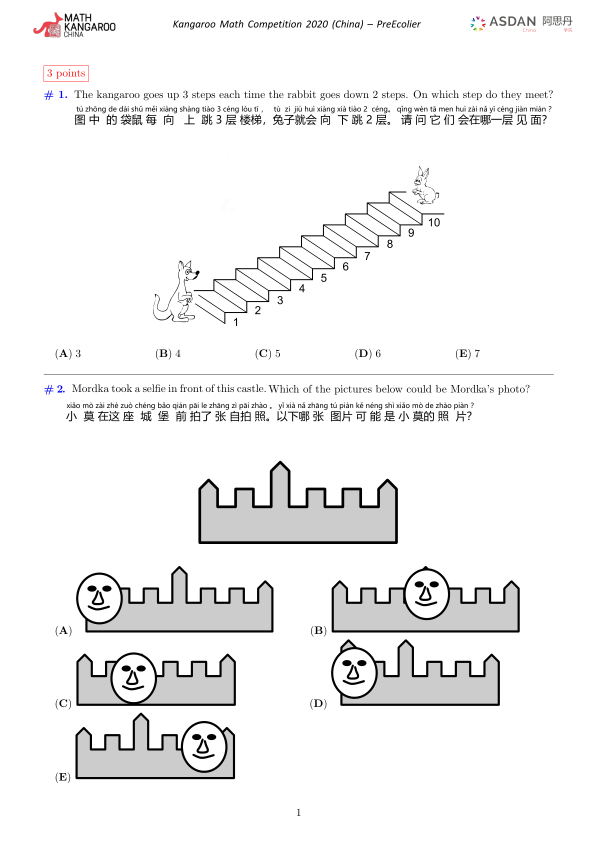
#> input picture A-2020/assets/page_01.png, 1191 x 1684 px (shown at 1/2 size)
$ python _crop_all.py
#> lines starting #> are read from the running program, lines starting #| are printed output that depends on the picture
# -*- coding: utf-8 -*-
"""
Crop Math Kangaroo 2020 Level A (PreEcolier) figure assets from rendered pages.

Source pages: assets/page_01.png … page_12.png at 1191×1684 px
(China bilingual paper). Bounding boxes are (left, top, right, bottom)
in page pixel coordinates.

Page → question map (refined from renders):
  p01: Q1 stairs, Q2 castle selfie
  p02: Q3 kangaroo pieces, Q4 toys
  p03: Q5 hole cards, Q6 grey cubes
  p04: Q7 shape boxes (figure options), Q8 braid
  p05: Q9 tile pattern
  p06: Q10 village map, Q11 polycubes
  p07: Q12 flowers, Q13 shaded grids
  p08: Q14 colored squares, Q15 flip card
  p09: Q16 cookies (text), Q17 cards + board
  p10: Q18 trains, Q19 honeycomb
  p11: Q20 height arrows, Q21 fruit (text), Q22 cross (+ options)
  p12: Q23 numbered cube, Q24 sweets (text)
"""
from __future__ import annotations

import os
from pathlib import Path

from PIL import Image

ROOT = Path(__file__).resolve().parent
PAGE_W, PAGE_H = 1191, 1684

# ---------------------------------------------------------------------------
# Crops: name -> (page_index_1based, bbox)
# Each question gets at least qN_stem + qN_options.
# Optional extras: pieces / cards / tiles where useful.
# ---------------------------------------------------------------------------
CROPS: dict[str, tuple[int, tuple[int, int, int, int]]] = {
    # ----- Q1 stairs (text options) -----
    "q1_stem.png": (1, (250, 370, 920, 670)),  # kangaroo + 10 steps + rabbit
    "q1_options.png": (1, (95, 685, 900, 735)),
    # ----- Q2 castle selfie -----
    "q2_stem.png": (1, (375, 925, 810, 1100)),
    "q2_options.png": (1, (95, 1120, 1060, 1585)),
    # ----- Q3 kangaroo pieces -----
    "q3_stem.png": (2, (455, 310, 740, 670)),
    "q3_options.png": (2, (95, 680, 1070, 845)),
    "q3_piece1.png": (2, (463, 316, 597, 490)),
    "q3_piece2.png": (2, (597, 316, 732, 490)),
    "q3_piece3.png": (2, (463, 490, 597, 663)),
    "q3_piece4.png": (2, (597, 490, 732, 663)),
    # ----- Q4 repeating toys -----
    "q4_stem.png": (2, (105, 1135, 1090, 1220)),
    "q4_options.png": (2, (95, 1230, 870, 1475)),
    # ----- Q5 cards with holes -----
    "q5_stem.png": (3, (370, 320, 810, 490)),
    "q5_options.png": (3, (95, 520, 820, 975)),
    "q5_card_A.png": (3, (385, 336, 525, 490)),  # holes card (+ label A)
    "q5_card_B.png": (3, (640, 336, 800, 490)),  # stars card (+ label B)
    # ----- Q6 cube structure (text options) -----
    "q6_stem.png": (3, (455, 1240, 740, 1450)),
    "q6_options.png": (3, (100, 1485, 970, 1520)),
    # ----- Q7 shape boxes (figure-only options; stem = full A–E row) -----
    "q7_stem.png": (4, (155, 365, 1080, 575)),
    "q7_options.png": (4, (155, 365, 1080, 575)),
    # ----- Q8 braid (text color options) -----
    "q8_stem.png": (4, (280, 820, 960, 1100)),
    "q8_options.png": (4, (175, 1125, 1050, 1440)),
    # ----- Q9 complete the tile -----
    "q9_stem.png": (5, (390, 295, 805, 705)),
    "q9_options.png": (5, (165, 740, 1020, 1290)),
    "q9_tile.png": (5, (390, 295, 805, 705)),  # same as stem; missing-center board
    # Individual A–E tiles from q9_options.png region (relative boxes applied in post-step)
    # ----- Q10 village map (A–E marked on map) -----
    "q10_stem.png": (6, (420, 490, 780, 800)),
    "q10_options.png": (6, (100, 830, 980, 870)),  # letter row under map (if present)
    # ----- Q11 polycubes (figure-only options) -----
    "q11_stem.png": (6, (95, 1055, 1040, 1425)),
    "q11_options.png": (6, (95, 1055, 1040, 1425)),
    # ----- Q12 flowers (text options) -----
    # Q12: petal digits sit higher than the flower art bbox — keep y top ≤ ~340 (2x)
    # Prefer regenerating via PDF clip in fix script; 2x page fallback:
    "q12_stem.png": (7, (400, 340, 820, 750)),
    "q12_options.png": (7, (100, 730, 1040, 800)),
    # ----- Q13 shaded grids (figure-only options) -----
    "q13_stem.png": (7, (95, 950, 830, 1445)),
    "q13_options.png": (7, (95, 950, 830, 1445)),
    # ----- Q14 colored squares (text options) -----
    "q14_stem.png": (8, (380, 300, 820, 560)),
    "q14_options.png": (8, (140, 570, 960, 610)),
    # ----- Q15 flip card -----
    "q15_stem.png": (8, (200, 820, 1000, 980)),
    "q15_options.png": (8, (90, 1000, 520, 1550)),
    "q15_card.png": (8, (200, 820, 1000, 980)),
    # ----- Q16 cookies (text-only) -----
    "q16_stem.png": (9, (80, 155, 1130, 330)),
    "q16_options.png": (9, (100, 400, 970, 435)),
    # ----- Q17 cards + board -----
    "q17_stem.png": (9, (160, 990, 420, 1200)),  # board with grey square
    "q17_options.png": (9, (120, 1275, 1000, 1360)),
    "q17_cards.png": (9, (425, 495, 1075, 575)),  # nine source cards (tight)
    # ----- Q18 trains (text options) -----
    "q18_stem.png": (10, (85, 410, 1110, 660)),
    "q18_options.png": (10, (100, 725, 980, 765)),
    # ----- Q19 honeycomb (text options; A/B on figure) -----
    "q19_stem.png": (10, (430, 1040, 770, 1265)),
    "q19_options.png": (10, (100, 1295, 980, 1340)),
    # ----- Q20 height arrows -----
    "q20_stem.png": (11, (300, 360, 760, 640)),
    "q20_options.png": (11, (100, 650, 980, 690)),
    # ----- Q21 fruit (text-only) -----
    "q21_stem.png": (11, (75, 760, 1120, 1025)),
    "q21_options.png": (11, (100, 1035, 980, 1070)),
    # ----- Q22 cross (bottom of page 11; options under figure) -----
    "q22_stem.png": (11, (120, 1325, 560, 1510)),
    "q22_options.png": (11, (80, 1510, 1120, 1640)),
    # ----- Q23 cube -----
    "q23_stem.png": (12, (490, 470, 710, 690)),
    "q23_options.png": (12, (100, 715, 980, 755)),
    # ----- Q24 sweets (text-only) -----
    "q24_stem.png": (12, (70, 780, 1130, 1050)),
    "q24_options.png": (12, (100, 1190, 980, 1235)),
}


def _clamp_bbox(box: tuple[int, int, int, int]) -> tuple[int, int, int, int]:
    l, t, r, b = box
    l = max(0, min(l, PAGE_W - 1))
    t = max(0, min(t, PAGE_H - 1))
    r = max(l + 1, min(r, PAGE_W))
    b = max(t + 1, min(b, PAGE_H))
    return l, t, r, b


def main() -> None:
    pages: dict[int, Image.Image] = {}
    created: list[tuple[str, int, int, tuple[int, int, int, int]]] = []

    for name, (page_i, box) in CROPS.items():
        if page_i not in pages:
            path = ROOT / f"page_{page_i:02d}.png"
            im = Image.open(path)
#> im is the input picture: PIL image 1191x1684 RGB; mean R, G, B 242.4, 242.3, 242.3
            if im.size != (PAGE_W, PAGE_H):
                raise SystemExit(f"{path.name} size {im.size}, expected {(PAGE_W, PAGE_H)}")
            pages[page_i] = im

        box = _clamp_bbox(box)
        crop = pages[page_i].crop(box)
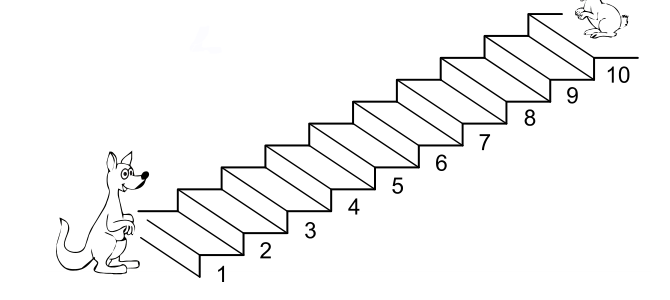
#> crop: PIL image 670x300 RGB; mean R, G, B 246.8, 246.8, 246.8
        out = ROOT / name
        crop.save(out)
        created.append((name, crop.width, crop.height, box))

    print(f"Created {len(created)} files in {ROOT}")
    print(f"{'file':28s} {'WxH':12s} bbox (L,T,R,B)")
    print("-" * 72)
    for name, w, h, box in created:
        print(f"{name:28s} {w:4d}x{h:<6d} {box}")

    # Per-question coverage check
    missing = []
    for n in range(1, 25):
        for kind in ("stem", "options"):
            fn = f"q{n}_{kind}.png"
            if fn not in CROPS:
                missing.append(fn)
    if missing:
        print("\nMISSING required:", ", ".join(missing))
    else:
        print("\nAll q1–q24 stem + options present.")


if __name__ == "__main__":
#> (the run stopped early here; a loop or call above may not have finished)
